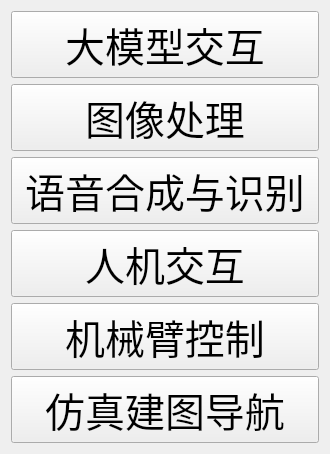
     <widget class="QWidget" name="widget_2" native="true">
      <property name="sizePolicy">
       <sizepolicy hsizetype="Maximum" vsizetype="Preferred">
        <horstretch>0</horstretch>
        <verstretch>0</verstretch>
       </sizepolicy>
      </property>
      <property name="minimumSize">
       <size>
        <width>330</width>
        <height>0</height>
       </size>
      </property>
      <property name="maximumSize">
       <size>
        <width>330</width>
        <height>16777215</height>
       </size>
      </property>
      <layout class="QVBoxLayout" name="verticalLayout_2">
       <item>
        <widget class="QPushButton" name="O5">
         <property name="font">
          <font>
           <pointsize>30</pointsize>
          </font>
         </property>
         <property name="cursor">
          <cursorShape>ArrowCursor</cursorShape>
         </property>
         <property name="text">
          <string>大模型交互</string>
         </property>
        </widget>
       </item>
       <item>
        <widget class="QPushButton" name="O3">
         <property name="font">
          <font>
           <pointsize>30</pointsize>
          </font>
         </property>
         <property name="cursor">
          <cursorShape>PointingHandCursor</cursorShape>
         </property>
         <property name="text">
          <string>图像处理</string>
         </property>
        </widget>
       </item>
       <item>
        <widget class="QPushButton" name="O1">
         <property name="font">
          <font>
           <pointsize>30</pointsize>
          </font>
         </property>
         <property name="cursor">
          <cursorShape>PointingHandCursor</cursorShape>
         </property>
         <property name="text">
          <string> 语音合成与识别 </string>
         </property>
        </widget>
       </item>
       <item>
        <widget class="QPushButton" name="O6">
         <property name="font">
          <font>
           <pointsize>30</pointsize>
          </font>
         </property>
         <property name="cursor">
          <cursorShape>PointingHandCursor</cursorShape>
         </property>
         <property name="text">
          <string>人机交互</string>
         </property>
        </widget>
       </item>
       <item>
        <widget class="QPushButton" name="O2">
         <property name="enabled">
          <bool>true</bool>
         </property>
         <property name="font">
          <font>
           <pointsize>30</pointsize>
          </font>
         </property>
         <property name="cursor">
          <cursorShape>PointingHandCursor</cursorShape>
         </property>
         <property name="text">
          <string>机械臂控制</string>
         </property>
        </widget>
       </item>
       <item>
        <widget class="QPushButton" name="O7">
         <property name="font">
          <font>
           <pointsize>30</pointsize>
          </font>
         </property>
         <property name="cursor">
          <cursorShape>PointingHandCursor</cursorShape>
         </property>
         <property name="text">
          <string>仿真建图导航</string>
         </property>
        </widget>
       </item>
      </layout>
      <zorder>O2</zorder>
      <zorder>O1</zorder>
      <zorder>O7</zorder>
      <zorder>O5</zorder>
      <zorder>O3</zorder>
      <zorder>O6</zorder>
     </widget>
